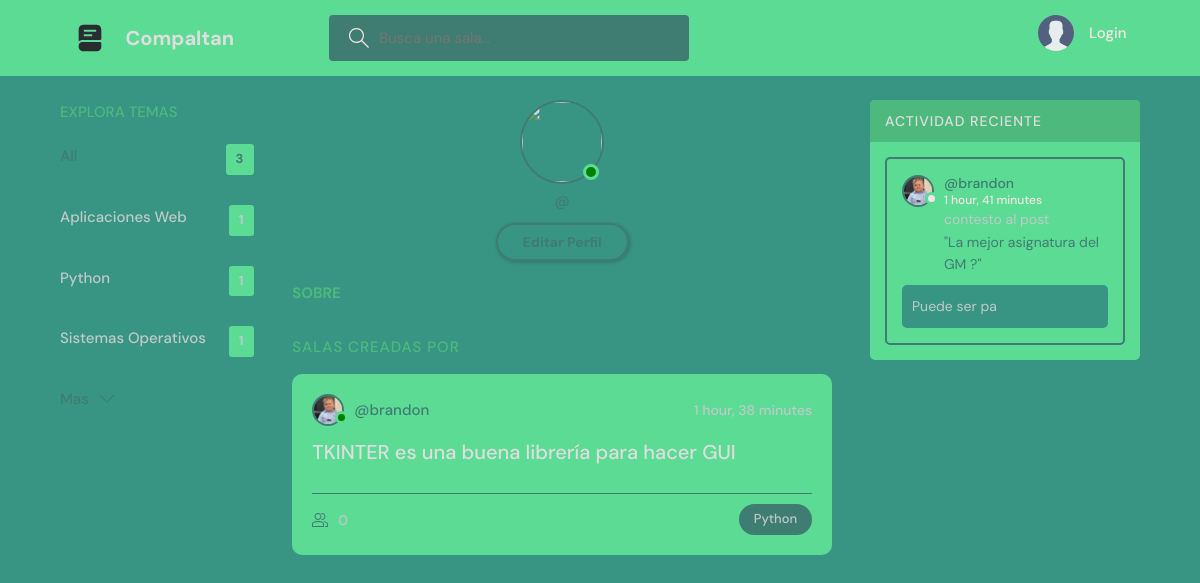
Page /perfil/2 on the committed database.
### base/models.py (models this page shows)
class Tema(models.Model):
    nombre = models.CharField(max_length=200)
    def __str__(self):
        return self.nombre

class Habitacion(models.Model):
    host = models.ForeignKey(User, on_delete=models.SET_NULL, null=True)
    tema = models.ForeignKey(Tema, on_delete=models.SET_NULL, null=True)
    nombre = models.CharField(max_length=200)
    descripcion = models.TextField(null=True, blank=True)
    participantes = models.ManyToManyField(User, related_name="participantes", blank=True)
    updated = models.DateTimeField(auto_now=True)
    creado = models.DateTimeField(auto_now_add=True) #Este valor solo cambia cuando se INICIA UNA VEZ
    class Meta:
        ordering = ["-updated", "-creado"]
    def __str__(self):
        return self.nombre

class User(AbstractUser):
    name = models.CharField(max_length=200,null=True)
    email = models.EmailField(unique=True, null=True)
    biografia = models.TextField(null=True)
    avatar = models.ImageField(null=True, default="avatar.svg")
    USERNAME_FIELD = "email" #sobreescribimos
    REQUIRED_FIELDS = []

class Mensaje(models.Model):
    usuario = models.ForeignKey(User, on_delete=models.CASCADE)
    habitacion = models.ForeignKey(Habitacion, on_delete=models.CASCADE)
    body = models.TextField()
    updated = models.DateTimeField(auto_now=True)
    created = models.DateTimeField(auto_now_add=True)
    def __str__(self):
        return self.body[0:50]

### base/views.py (the view)
# urls.py: path("perfil/<str:pk>", views.PerfilUsuario, name="perfil-usuario"),
def PerfilUsuario(request, pk):
    usuario = User.objects.get(id=pk)
    mensaje_habitacion = usuario.mensaje_set.all()
    temas = Tema.objects.all()
    habitaciones = usuario.habitacion_set.all() #Me da todas las propiedades de habitacion => del usuario
    contexto = {"usuario": usuario, "rooms": habitaciones, "mensajes_habitacion": mensaje_habitacion, "temas": temas}
    return render(request, "perfil.html", contexto)

### templates/perfil.html (shortened to what this page needs)
{% extends "main.html" %}
  {% block content %}
  <main class="profile-page layout layout--3">
    <div class="container">
      {% include "componente_tema.html" %}
      <div class="roomList">
        <div class="profile">
          <div class="profile__avatar">
            <div class="avatar avatar--large active">
              <img src="{{user.avatar.url}}" />
            </div>
          </div>
          <div class="profile__info">
            <p>@{{user.username}}</p>
            <a href="{% url 'editar-usuario' user.id %}" class="btn btn--main btn--pill">Editar Perfil</a>
          </div>
          <div class="profile__about">
            <h3>Sobre {{user.username}}</h3>
          </div>
        </div>
        <div class="roomList__header">
          <div>
            <h2>Salas creadas por {{user.username}}</a>
            </h2>
          </div>
        </div>
        {% include "componente_lista_habitaciones.html" %}
      </div>
      {% include "componente_actividad.html" %}
    </div>
  </main>
{% endblock content %}

### templates/componente_tema.html (shortened to what this page needs)
<div class="topics">
    <div class="topics__header">
      <h2>Explora temas</h2>
    </div>
    <ul class="topics__list">
      <li>
        <a href="{% url 'home' %}" class="active">All <span>{{temas.count}}</span></a>
      </li>
    {% for tema in temas %}
      <li>
        <a href=" ?q={{tema.nombre}}">{{tema}} <span>{{tema.habitacion_set.all.count}}</span></a>
      </li>
    {% endfor %}
    </ul>
    <a class="btn btn--link" href="topics.html">
      <svg version="1.1" xmlns="http://www.w3.org/2000/svg" width="32" height="32" viewBox="0 0 32 32">
        <title>chevron-down</title>
        <path d="M16 21l-13-13h-3l16 16 16-16h-3l-13 13z"></path>
      </svg>
    </a>
  </div>

### templates/componente_lista_habitaciones.html (shortened to what this page needs)
{% for room in rooms %}
<div class="roomListRoom">
    <div class="roomListRoom__header">
      <a href="{% url 'perfil-usuario' room.host.id %}" class="roomListRoom__author">
        <div class="avatar avatar--small active">
          <img src="{{room.host.avatar.url}}" />
        </div>
        <span>@{{room.host.username}}</span>
      </a>
      <div class="roomListRoom__actions">
        <span>{{room.creado|timesince}}</span>
      </div>
    </div>
    <div class="roomListRoom__content">
      <a href="{% url 'room' room.id %}">{{room.nombre}}</a>
    </div>
    <div class="roomListRoom__meta">
      <a href="{% url 'room' room.id %}" class="roomListRoom__joined">
        {{room.participantes.count}}
      </a>
      <p class="roomListRoom__topic">{{room.tema.nombre}}</p>
    </div>
  </div>
{% endfor %}

### templates/componente_actividad.html (shortened to what this page needs)
<div class="activities">
    <div class="activities__header">
      <h2>Actividad Reciente</h2>
    </div>
    {% for mensaje in mensajes_habitacion %}
    <div class="activities__box">
      <div class="activities__boxHeader roomListRoom__header">
        <a href="{% url 'perfil-usuario' mensaje.usuario.id %}" class="roomListRoom__author">
          <div class="avatar avatar--small">
            <img src="{{mensaje.usuario.avatar.url}}" />
          </div>
          <p>
            @{{mensaje.usuario.username}}
            <span>{{mensaje.created|timesince}}</span>
          </p>
        </a>
      </div>
      <div class="activities__boxContent">
        <p>contesto al post <br>
        <a href="{% url 'room' mensaje.habitacion.id %}">"{{mensaje.habitacion}}"</a></p>
        <div class="activities__boxRoomContent">
          {{mensaje}}
        </div>
      </div>
    </div>
    {% endfor %}
  </div>

### rows in the picture
Tema: nombre "Aplicaciones Web", habitacion_set.all.count "1"
Tema: nombre "Python", habitacion_set.all.count "1"
Tema: nombre "Sistemas Operativos", habitacion_set.all.count "1"
Habitacion: host.avatar (picture), host.username "brandon", creado "1 hour, 38 minutes", nombre "TKINTER es una buena librería para hacer GUI", participantes.count "0", tema.nombre "Python"
Mensaje: usuario.avatar (picture), usuario.username "brandon", created "1 hour, 41 minutes", habitacion "La mejor asignatura del GM ?", body "Puede ser pa"

### other values in the picture
{{ temas.count }} "3"
